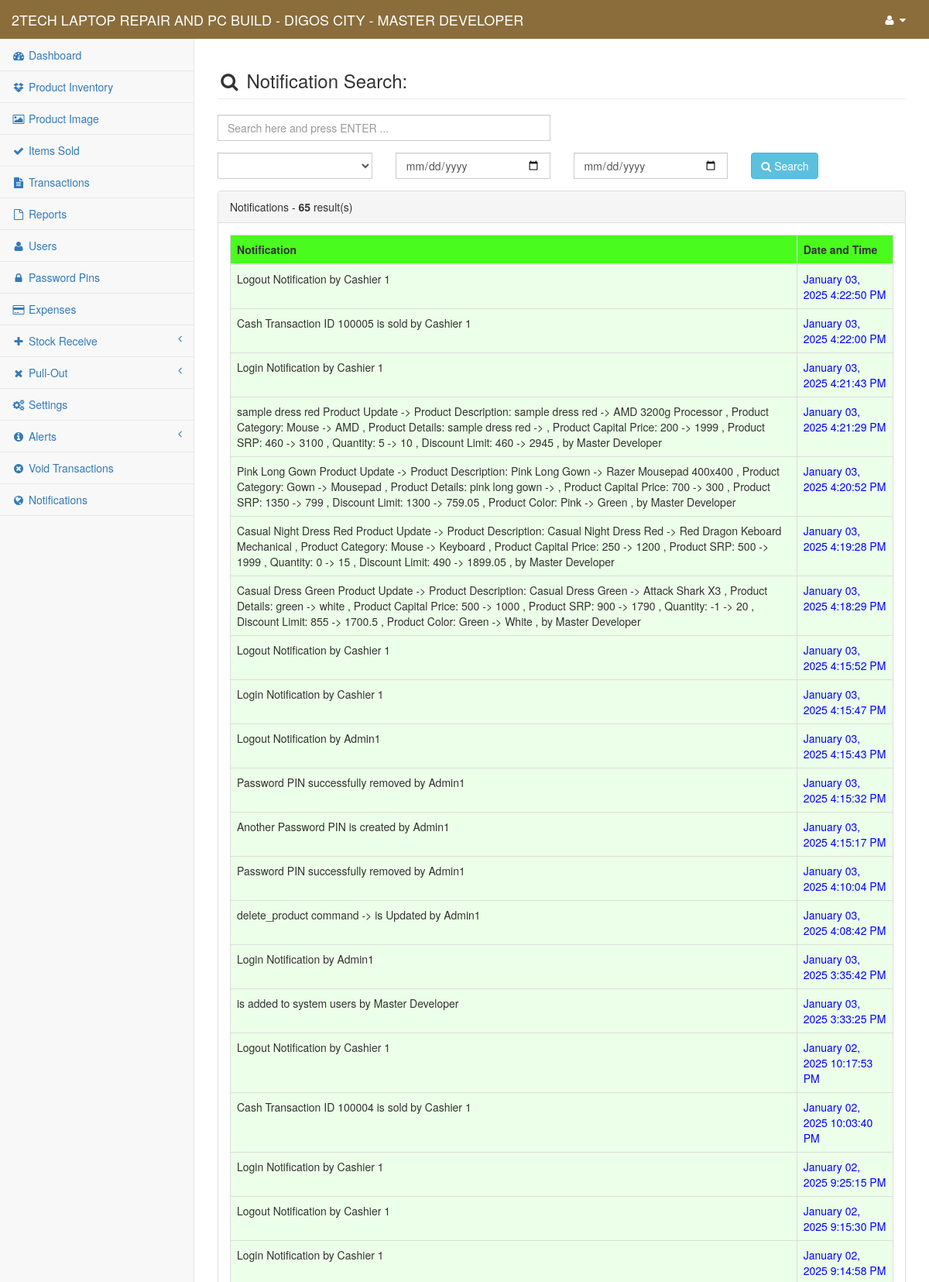
/content/admin/search_note.php (signed in, upper part), run on the app's committed database.
### tables this page shows
CREATE TABLE `gy_my_project` (
  `gy_project` int(1) NOT NULL,
  `gy_project_name` text NOT NULL,
  `gy_project_address` text NOT NULL,
  `gy_system_title` text NOT NULL,
  `gy_year_origin` datetime NOT NULL
);

CREATE TABLE `gy_user` (
  `gy_user_id` int(10) NOT NULL,
  `gy_user_code` varchar(8) NOT NULL,
  `gy_full_name` varchar(255) NOT NULL,
  `gy_username` varchar(50) NOT NULL,
  `gy_password` varchar(100) NOT NULL,
  `gy_user_type` int(5) NOT NULL,
  `gy_user_status` int(1) NOT NULL,
  `gy_branch_id` int(11) NOT NULL
);

CREATE TABLE `gy_notification` (
  `gy_notif_id` int(100) NOT NULL,
  `gy_notif_text` text NOT NULL,
  `gy_notif_date` datetime NOT NULL
);

### conf/my_project.php (called while the page is built, shortened)
<?php
	include 'conn.php';
	$find_my_data=$link->query("SELECT * From `gy_my_project` Where `gy_project`='1'");
	$my_project_detail=$find_my_data->fetch_array();
	$my_project_name = $my_project_detail['gy_project_name'];
?>

### content/admin/session.php (called while the page is built, shortened)
<?php
    $user_id = $_SESSION['fus_user_id'];
    $identify_user=$link->query("Select * From `gy_user` Where `gy_user_id`='$user_id'");
    $row=$identify_user->fetch_array();
    $user_info = $row['gy_full_name'];
?>

### content/admin/my_pagination_search.php (called while the page is built, shortened)
<?php
        $page_rows = $my_num_rows;
        $pagenum = 1;
        $limit = 'LIMIT ' .($pagenum - 1) * $page_rows .',' .$page_rows;
        $sql = $query_three." $limit";
        $query = mysqli_query($link, $sql);
?>

### content/admin/search_note.php (the view, shortened to what this page needs)
<?php
    include("../../conf/function.php");
    include("session.php");
    include("../../conf/my_project.php");
    $search_text = @$_GET['search_text'];
    if ($search_text == "mrcoffeex_only_space") {
         echo "
            <script>
                window.alert('White Spaces is not allowed!');
                window.location.href = 'notification'
            </script>
         ";
    }else{
        $my_project_header_title = "Notification Search: ".$search_text;
        $query_one = "Select * From `gy_notification` Where `gy_notif_text` LIKE '%$search_text%' Order By `gy_notif_id` DESC";
        $query_three = "Select * From `gy_notification` Where `gy_notif_text` LIKE '%$search_text%' Order By `gy_notif_id` DESC ";
        $my_num_rows = 100;
        include 'my_pagination_search.php';
        $count_results=$link->query($query_one)->num_rows;
    }
?>
<!DOCTYPE html>
<html lang="en">
<?php include 'head.php'; ?>
<body>
    <div id="wrapper">
        <?php include 'nav.php'; ?>
        <div id="page-wrapper">
            <div class="row">
                <div class="col-lg-12">
                    <h3 class="page-header"><i class="fa fa-search fa-fw"></i> <?php echo $my_project_header_title; ?></h3>
                </div>
            </div>
            <div class="row">
                <div class="col-md-12">
                    <div class="row">
                        <div class="col-md-6">
                            <div class="form-group">
                                <form method="post" enctype="multipart/form-data" action="redirect_manager">
                                    <input type="text" class="form-control" placeholder="Search here and press ENTER ..." name="notif_search" id="notif_search" style="border-radius: 0px;" autofocus required>
                                </form>
                            </div>
                        </div>
                        <div class="col-md-12">
                            <div class="row">
                                <form method="post" enctype="multipart/form-data" action="redirect_manager">
                                    <div class="col-md-3">
                                        <div class="form-group">
                                            <select type="text" class="form-control" name="my_condition" style="border-radius: 0px;">
                                                <option></option>
                                                <option>Update</option>
                                            </select>
                                        </div>
                                    </div>
                                    <div class="col-md-3">
                                        <div class="form-group">
                                            <input type="date" class="form-control" name="my_date_from" id="my_date" style="border-radius: 0px;" required>
                                        </div>
                                    </div>
                                    <div class="col-md-3">
                                        <div class="form-group">
                                            <input type="date" class="form-control" name="my_date_to" id="my_date" style="border-radius: 0px;" required>
                                        </div>
                                    </div>
                                    <div class="col-md-3">
                                        <div class="form-group">
                                            <button type="submit" name="submit_notif_condition" class="btn btn-info" title="click to search ..."><i class="fa fa-search"></i> Search</button>
                                        </div>
                                    </div>
                                </form>
                            </div>
                        </div>
                    </div>
                    <div class="panel panel-default">
                        <div class="panel-heading">
                            Notifications - <b><?php echo $count_results; ?></b> result(s)
                        </div>
                        <div class="panel-body">
                            <div class="table-responsive">
                            <div class="dataTable_wrapper">
                                <table class="table table-striped table-bordered table-hover responsive">
                                    <thead class="ulo_lamisa4">
                                        <tr>
                                            <th>Notification</th>
                                            <th>Date and Time</th>
                                        </tr>
                                    </thead>
                                    <tbody>
                                        <?php
                                            while ($data_row=$query->fetch_array()) {
                                        ?>
                                        <tr class="odd gradeX" id="rowy4">
                                            <td><?php echo $data_row['gy_notif_text']; ?></td>
                                            <td><span style="color: blue;"><?php echo date("F d, Y g:i:s A", strtotime($data_row['gy_notif_date'])); ?></span></td>
                                        </tr>
                                        <?php } ?>
                                    </tbody>
                                </table>
                            </div>
                            </div>
                        </div>
                    </div>
                </div>
            </div>
        </div>
    </div>
</body>
</html>

### content/admin/nav.php (shortened to what this page needs)
<nav class="navbar navbar-default navbar-static-top" role="navigation" style="margin-bottom: 0; background-color: #8a6d3b; color: #fff;">
    <div class="navbar-header">
        <a class="navbar-brand" href="index"><span style="text-transform: uppercase; color: #fff;"><?php echo $my_project_name; ?> <?php echo $my_project_title; ?> - <?php echo $user_info ?></span></a>
    </div>
    <div class="full-right">
    <ul class="nav navbar-top-links navbar-right">
        <li class="dropdown">
            <a class="dropdown-toggle" data-toggle="dropdown" id="navi" href="#">
                <i class="fa fa-user fa-fw"></i>  <i class="fa fa-caret-down"></i>
            </a>
        </li>
    </ul>
    </div>
        <?php include("side-panel.php"); ?>
</nav>

### content/admin/nav.php (style rules this page uses)
#navi { color: #fff; }

### data on the page
gy_my_project: gy_project_name "2TECH LAPTOP REPAIR AND PC BUILD - DIGOS CITY"
gy_user: gy_full_name "MASTER DEVELOPER"
gy_notification: gy_notif_text "Logout Notification by Cashier 1", gy_notif_date "January 03, 2025 4:22:50 PM"
gy_notification: gy_notif_text "Cash Transaction ID 100005 is sold by Cashier 1", gy_notif_date "January 03, 2025 4:22:00 PM"
gy_notification: gy_notif_text "Login Notification by Cashier 1", gy_notif_date "January 03, 2025 4:21:43 PM"
gy_notification: gy_notif_text "sample dress red Product Update -> Product Description: sample dress red -> AMD 3200g Processor , Product Category: Mouse -> AMD , Product Details: sample dress red -> , Product Capital Price: 200 -> 1999 , Product SRP: 460 -> 3100 , Quantity: 5 -> 10 , Discount Limit: 460 -> 2945 , by Master Developer", gy_notif_date "January 03, 2025 4:21:29 PM"
gy_notification: gy_notif_text "Pink Long Gown Product Update -> Product Description: Pink Long Gown -> Razer Mousepad 400x400 , Product Category: Gown -> Mousepad , Product Details: pink long gown -> , Product Capital Price: 700 -> 300 , Product SRP: 1350 -> 799 , Discount Limit: 1300 -> 759.05 , Product Color: Pink -> Green , by Master Developer", gy_notif_date "January 03, 2025 4:20:52 PM"
gy_notification: gy_notif_text "Casual Night Dress Red Product Update -> Product Description: Casual Night Dress Red -> Red Dragon Keboard Mechanical , Product Category: Mouse -> Keyboard , Product Capital Price: 250 -> 1200 , Product SRP: 500 -> 1999 , Quantity: 0 -> 15 , Discount Limit: 490 -> 1899.05 , by Master Developer", gy_notif_date "January 03, 2025 4:19:28 PM"
gy_notification: gy_notif_text "Casual Dress Green Product Update -> Product Description: Casual Dress Green -> Attack Shark X3 , Product Details: green -> white , Product Capital Price: 500 -> 1000 , Product SRP: 900 -> 1790 , Quantity: -1 -> 20 , Discount Limit: 855 -> 1700.5 , Product Color: Green -> White , by Master Developer", gy_notif_date "January 03, 2025 4:18:29 PM"
gy_notification: gy_notif_text "Logout Notification by Cashier 1", gy_notif_date "January 03, 2025 4:15:52 PM"
gy_notification: gy_notif_text "Login Notification by Cashier 1", gy_notif_date "January 03, 2025 4:15:47 PM"
gy_notification: gy_notif_text "Logout Notification by Admin1", gy_notif_date "January 03, 2025 4:15:43 PM"
gy_notification: gy_notif_text "Password PIN successfully removed by Admin1", gy_notif_date "January 03, 2025 4:15:32 PM"
gy_notification: gy_notif_text "Another Password PIN is created by Admin1", gy_notif_date "January 03, 2025 4:15:17 PM"
gy_notification: gy_notif_text "Password PIN successfully removed by Admin1", gy_notif_date "January 03, 2025 4:10:04 PM"
gy_notification: gy_notif_text "delete_product command -> is Updated by Admin1", gy_notif_date "January 03, 2025 4:08:42 PM"
gy_notification: gy_notif_text "Login Notification by Admin1", gy_notif_date "January 03, 2025 3:35:42 PM"
gy_notification: gy_notif_text "is added to system users by Master Developer", gy_notif_date "January 03, 2025 3:33:25 PM"
gy_notification: gy_notif_text "Logout Notification by Cashier 1", gy_notif_date "January 02, 2025 10:17:53 PM"
gy_notification: gy_notif_text "Cash Transaction ID 100004 is sold by Cashier 1", gy_notif_date "January 02, 2025 10:03:40 PM"
gy_notification: gy_notif_text "Login Notification by Cashier 1", gy_notif_date "January 02, 2025 9:25:15 PM"
gy_notification: gy_notif_text "Logout Notification by Cashier 1", gy_notif_date "January 02, 2025 9:15:30 PM"
gy_notification: gy_notif_text "Login Notification by Cashier 1", gy_notif_date "January 02, 2025 9:14:58 PM"

### other printed values
$my_project_header_title "Notification Search:"
$count_results "65"
